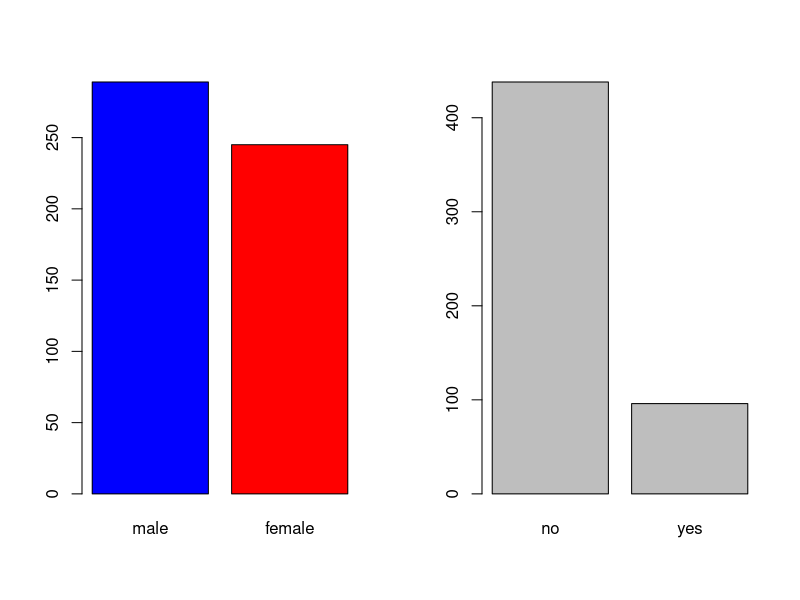

Generate this figure with R:
## Binomial test
#####################################################

require(AER)
data(CPS1985)
attach(CPS1985)

par(mfrow=c(1,2))
barplot(table(gender),col=c("blue","red"))
barplot(table(union))
par(mfrow=c(1,1))

alpha <- 0.05
n <- length(gender)

## KI fuer gender
p.hut <- mean(gender=="female") 
KI <- c(p.hut-qnorm(1-alpha)*sqrt(p.hut*(1-p.hut))/sqrt(n),1)
KI <- c(p.hut-qt(1-alpha,n-1)*sqrt(p.hut*(1-p.hut))/sqrt(n),1)
KI

anz <- sum(gender=="female")
binom.test(anz,n, alternative="greater")
prop.test(anz,n, alternative="greater")

## KI fuer union
p.hut <- mean(union=="yes") 
KI <- c(p.hut-qnorm(1-alpha)*sqrt(p.hut*(1-p.hut))/sqrt(n),1)
KI <- c(p.hut-qt(1-alpha,n-1)*sqrt(p.hut*(1-p.hut))/sqrt(n),1)
KI

anz <- sum(union=="yes")
binom.test(anz,n, alternative="greater")
prop.test(anz,n, alternative="greater")
